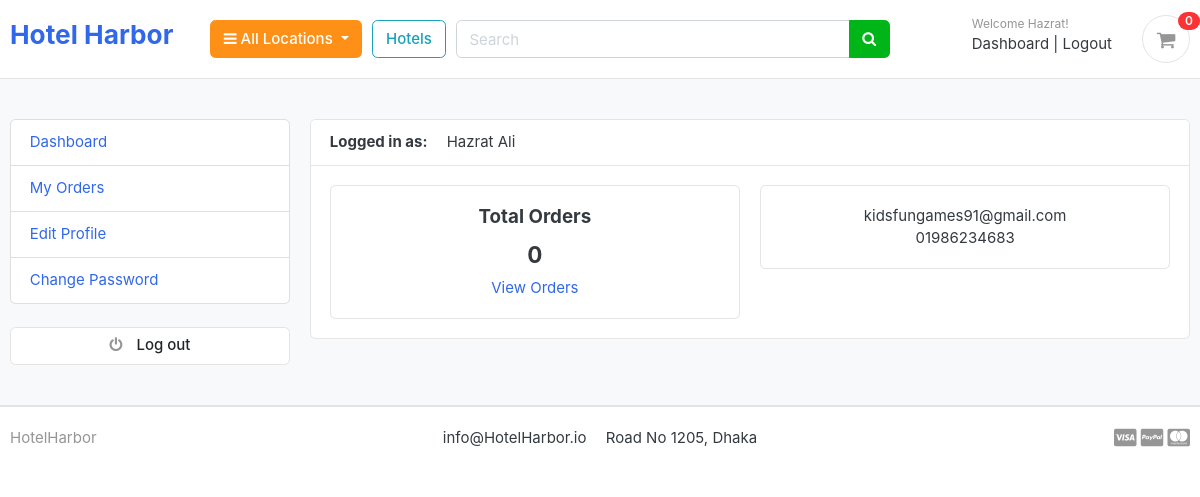
The app's page /accounts/dashboard/ (signed in) with its own data.
### accounts/models.py (models this page shows, shortened)
class Account(AbstractBaseUser):
    first_name      = models.CharField(max_length=50)
    last_name       = models.CharField(max_length=50)
    username        = models.CharField(max_length=50, unique=True)
    email           = models.EmailField(max_length=100, unique=True)
    phone_number    = models.CharField(max_length=50)
    date_joined     = models.DateTimeField(auto_now_add=True)
    last_login      = models.DateTimeField(auto_now=True)
    is_admin        = models.BooleanField(default=False)
    is_staff        = models.BooleanField(default=False)
    is_active        = models.BooleanField(default=False)
    is_superadmin        = models.BooleanField(default=False)
    USERNAME_FIELD = 'email'
    REQUIRED_FIELDS = ['username', 'first_name', 'last_name']
    objects = MyAccountManager()
    def full_name(self):
        return f'{self.first_name} {self.last_name}'

### accounts/views.py (the view)
# urls.py: path('dashboard/', views.dashboard, name='dashboard'),
@login_required(login_url = 'login')
def dashboard(request):
    orders = Order.objects.order_by('-created_at').filter(user_id=request.user.id, is_ordered=True)
    orders_count = orders.count()
    try:
        userprofile = UserProfile.objects.get(user=request.user)
    except ObjectDoesNotExist:
        userprofile = UserProfile.objects.create(user=request.user)
    context = {
        'orders_count': orders_count,
        'userprofile': userprofile,
    }
    return render(request, 'accounts/dashboard.html', context)

### cart/context_processors.py (called while the page is built)
def counter(request):
    cart_count = 0
    if 'admin' in request.path:
        return {}
    else:
        try:
            cart = Cart.objects.filter(cart_id=_cart_id(request))
            if request.user.is_authenticated:
                cart_items = CartItem.objects.all().filter(user=request.user)
            else:
                cart_items = CartItem.objects.all().filter(cart=cart[:1])
            for cart_item in cart_items:
                cart_count += cart_item.quantity
        except Cart.DoesNotExist:
            cart_count = 0
    return dict(cart_count=cart_count)

### cart/views.py (called while the page is built)
def _cart_id(request):
    cart = request.session.session_key
    if not cart:
        cart = request.session.create()
    return cart

### category/context_processors.py (called while the page is built)
def menu_links(request):
    links = Category.objects.all()
    return dict(links=links)

### category/models.py (called while the page is built)
    def get_url(self):
        return reverse('products_by_category', args=[self.slug])

### accounts/templates/accounts/dashboard.html (shortened to what this page needs)
{% extends 'base.html' %}
{% block content %}
<section class="section-conten padding-y bg">
<div class="container">
	<div class="row">
	{% include 'accounts/dashboard_sidebar.html' %}
	<main class="col-md-9">
		<article class="card">
		<header class="card-header">
			<strong class="d-inline-block mr-3">Logged in as:</strong>
			<span>{{user.full_name}}</span>
		</header>
		<div class="card-body">
			<div class="row">
			<div class="col-md-6">
				<div class="card" style="text-align:center;">
					<div class="card-body">
						<h5 class="card-title">Total Orders</h5>
						<h4>{{orders_count}}</h4>
						<a href="{% url 'my_orders' %}">View Orders</a>
					</div>
				</div>
			</div>
			<div class="col-md-6">
				<div class="card" style="text-align:center;">
					<div class="card-body">
						<p class="mb-0">{{user.email}}</p>
						<p>{{user.phone_number}}</p>
					</div>
				</div>
			</div>
			</div>
		</div>
		</article>
	</main>
</div>
</div>
</section>
{% endblock %}

### templates/includes/navbar.html (shortened to what this page needs)
{% load static %}
<header class="section-header">
  <section class="header-main border-bottom">
    <div class="container">
      <div class="row align-items-center">
        <div class="col-lg-2 col-md-3 col-6">
          <a href="{% url 'home' %}" class="brand-wrap">
            <h3>Hotel Harbor</h3>
          </a>
        </div>
        <div class="col-lg col-sm col-md col-6 flex-grow-0">
          <div class="category-wrap dropdown d-inline-block float-right">
            <button
              type="button"
              class="btn btn-warning dropdown-toggle"
              data-toggle="dropdown"
            >
              <i class="fa fa-bars"></i> All Locations
            </button>
          </div>
        </div>
        <a href="{% url 'store' %}" class="btn btn-outline-info">Hotels</a>
        <div class="col-lg col-md-6 col-sm-12 col">
          <form action="{% url 'search' %}" class="search" method="GET">
            <div class="input-group w-100">
              <input
                type="text"
                class="form-control"
                style="width: 60%"
                placeholder="Search"
                name="keyword"
              />
              <div class="input-group-append">
                <button class="btn btn-success" type="submit">
                  <i class="fa fa-search"></i>
                </button>
              </div>
            </div>
          </form>
        </div>
        <div class="col-lg-3 col-sm-6 col-8 order-2 order-lg-3">
          <div class="d-flex justify-content-end mb-3 mb-lg-0">
            {% if user.id is None %}
            <div class="widget-header">
              <small class="title text-muted">Welcome guest!</small>
              <div>
                <a href="{% url 'login' %}">Login</a>
                <span class="dark-transp"> | </span>
                <a href="{% url 'register' %}"> Register</a>
              </div>
            </div>
            {% else %}
            <div class="widget-header">
              <small class="title text-muted"
                >Welcome {{user.first_name}}!</small
              >
              <div>
                <a href="{% url 'dashboard' %}">Dashboard</a>
                <span class="dark-transp"> | </span>
                <a href="{% url 'logout' %}"> Logout</a>
              </div>
            </div>
            {% endif %}
            <a href="{% url 'cart' %}" class="widget-header pl-3 ml-3">
              <div class="icon icon-sm rounded-circle border">
                <i class="fa fa-shopping-cart"></i>
              </div>
              <span class="badge badge-pill badge-danger notify"
                >{{cart_count}}</span
              >
            </a>
          </div>
        </div>
      </div>
    </div>
  </section>
</header>

### static/css/ui.css (style rules this page uses)
html { font-family: "Inter", sans-serif; font-size: 15px; }
.icon-xs, .icon-sm, .icon-md, .icon-lg { display: inline-block; text-align: center; flex-shrink: 0; flex-grow: 0; }
.icon-sm { width: 48px; height: 48px; line-height: 48px !important; font-size: 20px; }
.padding-y { padding-top: 40px; padding-bottom: 40px; }
article:after, .form-group:after { display: block; clear: both; content: ""; }
.bg { background-color: #f8f9fa; }
p:last-child { margin-bottom: 0; }
.header-main { position: relative; padding-top: 1rem; padding-bottom: 1rem; }
.widget-header { display: inline-block; vertical-align: middle; position: relative; }
.widget-header a { color: #343a40; }
.widget-header i { color: #969696; }
.widget-header .title { display: block; }
.widget-header .notify { position: absolute; top: -3px; right: -10px; }
.notify { position: absolute; top: -4px; right: -10px; display: inline-block; padding: 0.25em 0.6em; font-size: 12px; line-height: 1; text-align: center; border-radius: 3rem; color: #fff; background-color: #fa3434; }

### records on screen
Account: first_name "Hazrat", full_name "Hazrat Ali", email "kidsfungames91@gmail.com", phone_number "01986234683"

### other values on screen
{{ cart_count }} "0"
{{ orders_count }} "0"
